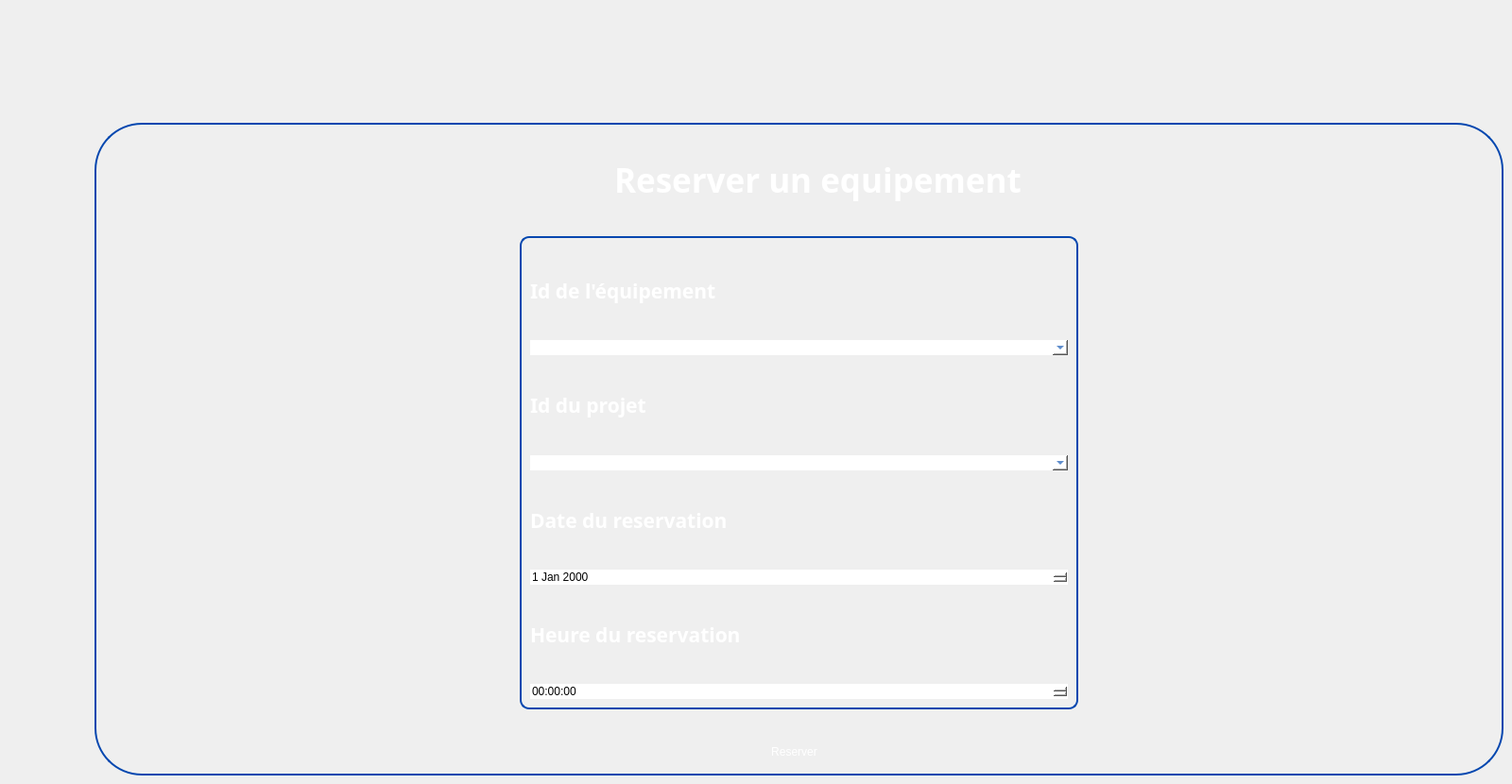
   <widget class="QWidget" name="reservation">
    <widget class="QGroupBox" name="groupBox_72">
     <property name="geometry">
      <rect>
       <x>100</x>
       <y>130</y>
       <width>1491</width>
       <height>691</height>
      </rect>
     </property>
     <property name="styleSheet">
      <string notr="true">QGroupBox {
	border-radius:50px;
    border: 2px solid #0447AF; /* Red border */
}
</string>
     </property>
     <property name="title">
      <string/>
     </property>
     <widget class="QLabel" name="label_280">
      <property name="geometry">
       <rect>
        <x>190</x>
        <y>30</y>
        <width>51</width>
        <height>51</height>
       </rect>
      </property>
      <property name="text">
       <string/>
      </property>
      <property name="pixmap">
       <pixmap>../../wetransfer_gestion-de-formations_2024-02-16_1550/icons/client.png</pixmap>
      </property>
      <property name="scaledContents">
       <bool>true</bool>
      </property>
     </widget>
     <widget class="QLabel" name="label_281">
      <property name="geometry">
       <rect>
        <x>550</x>
        <y>30</y>
        <width>671</width>
        <height>61</height>
       </rect>
      </property>
      <property name="font">
       <font>
        <family>Plus Jakarta Sans</family>
        <pointsize>26</pointsize>
        <weight>75</weight>
        <bold>true</bold>
       </font>
      </property>
      <property name="styleSheet">
       <string notr="true">color:white;
    background: transparent;
</string>
      </property>
      <property name="text">
       <string>Reserver un equipement</string>
      </property>
     </widget>
     <widget class="QGroupBox" name="verticalGroupBox_28">
      <property name="geometry">
       <rect>
        <x>450</x>
        <y>120</y>
        <width>591</width>
        <height>501</height>
       </rect>
      </property>
      <property name="styleSheet">
       <string notr="true">	border-radius:10px;
color:white;</string>
      </property>
      <layout class="QVBoxLayout" name="verticalLayout_38">
       <item>
        <widget class="QLabel" name="label_88">
         <property name="font">
          <font>
           <family>Gill Sans MT</family>
           <pointsize>16</pointsize>
           <weight>75</weight>
           <bold>true</bold>
          </font>
         </property>
         <property name="styleSheet">
          <string notr="true">color:white;</string>
         </property>
         <property name="text">
          <string>Id de l'équipement</string>
         </property>
        </widget>
       </item>
       <item>
        <widget class="QComboBox" name="comboBox_IDequipements">
         <property name="styleSheet">
          <string notr="true">color:rgb(0,73,174);
background:white;
</string>
         </property>
        </widget>
       </item>
       <item>
        <widget class="QLabel" name="label_89">
         <property name="font">
          <font>
           <family>Gill Sans MT</family>
           <pointsize>16</pointsize>
           <weight>75</weight>
           <bold>true</bold>
          </font>
         </property>
         <property name="styleSheet">
          <string notr="true">color:white;</string>
         </property>
         <property name="text">
          <string>Id du projet</string>
         </property>
        </widget>
       </item>
       <item>
        <widget class="QComboBox" name="comboBox_IDprojets">
         <property name="styleSheet">
          <string notr="true">color:rgb(0,73,174);
background:white;
</string>
         </property>
        </widget>
       </item>
       <item>
        <widget class="QLabel" name="label_90">
         <property name="font">
          <font>
           <family>Gill Sans MT</family>
           <pointsize>16</pointsize>
           <weight>75</weight>
           <bold>true</bold>
          </font>
         </property>
         <property name="styleSheet">
          <string notr="true">color:white;</string>
         </property>
         <property name="text">
          <string>Date du reservation</string>
         </property>
        </widget>
       </item>
       <item>
        <widget class="QDateEdit" name="dateEdit_d1">
         <property name="styleSheet">
          <string notr="true">background:white;
color:black;

</string>
         </property>
        </widget>
       </item>
       <item>
        <widget class="QLabel" name="label_91">
         <property name="font">
          <font>
           <family>Gill Sans MT</family>
           <pointsize>16</pointsize>
           <weight>75</weight>
           <bold>true</bold>
          </font>
         </property>
         <property name="styleSheet">
          <string notr="true">color:white;</string>
         </property>
         <property name="text">
          <string>Heure du reservation</string>
         </property>
        </widget>
       </item>
       <item>
        <widget class="QTimeEdit" name="timeEdit_h">
         <property name="styleSheet">
          <string notr="true">background:white;
color:black;</string>
         </property>
        </widget>
       </item>
      </layout>
     </widget>
     <widget class="QPushButton" name="pushButton_ajouter_3">
      <property name="geometry">
       <rect>
        <x>670</x>
        <y>650</y>
        <width>141</width>
        <height>31</height>
       </rect>
      </property>
      <property name="styleSheet">
       <string notr="true">QPushButton {
    text-align: center;
    color: rgb(255,255,255);
border-radius:20px;
}</string>
      </property>
      <property name="text">
       <string>Reserver</string>
      </property>
     </widget>
    </widget>
   </widget>
